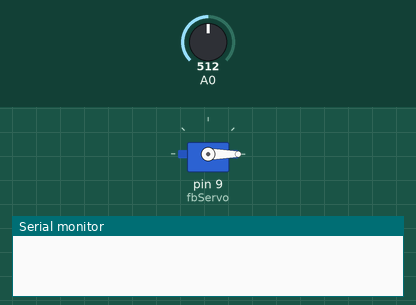
Simulated run of this sketch. Board: Arduino Uno, built with avr-gcc and run on an emulated ATmega328P. On the bench: servo, the last lines printed to the serial monitor. The test bench sets the inputs (shaded band); at power-on: A0 = 512.

Above: at 1.05 s.
At 2.8 s:
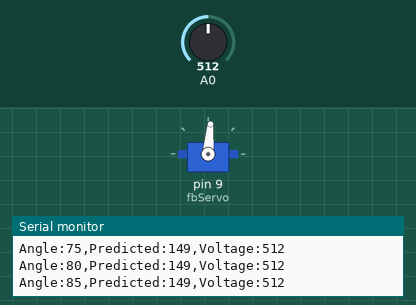
At 4.55 s:
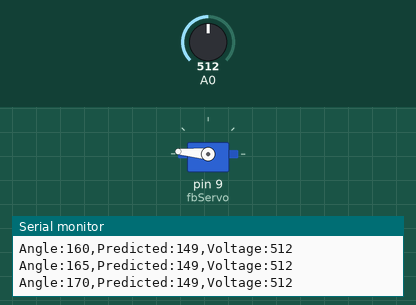
At 8.05 s:
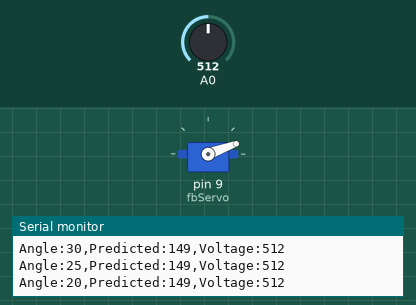
Timing chart, 0 to 10.7 s (numbered marks = the images above):
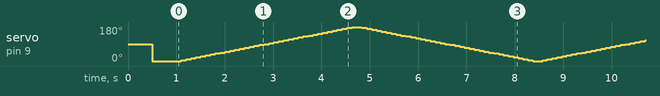

The sketch:

ServoFeedbackTest1.ino
```cpp
/*
ServoFeedbackTest1

The purpose of this code is to demonstrate the signal received back from an SG90 servo
feedback pin after a take off lead has been fitted.

It also acts as a test both before and after a servo has been modified in this way

The servo is expected to be connected to pin 9 of an arduino, used on the L0Cost Robot controller and
the feed back connected to pin A0 to read the voltage

The program rotates the servo arm repeated through 180 degrees in 5 degree intervals

The output is intended to be displayed on an Arduino serial plot console

the serial speed is set to 115200
*/

// include the Servo library
#include <Servo.h>


int mapHigh = 606;  // <<<<<<<<<<<<<<<<<<<<< record and update these values for your servo
int mapLow = 50;

Servo fbServo;  // create a servo object

int angle;              // variable to hold the angle for the servo motor

void setup() {
  fbServo.attach(9);     // attach the servo on pin 9 to the servo object
  Serial.begin(115200);  // open a serial connection
  delay(500);

  angle = 0;  // set angle to 0

  fbServo.write(angle);  // update signal to servo

  delay(500);  // wait until servo has moved to 0. Takes .3 second so plenty of margin
}

void loop() {


  // Incremental loop

  for (angle = 0; angle <= 180; angle = angle + 5) {  // setup for loop to increment angle

    fbServo.write(angle);  // update signal to servo

    delay(50);  // wait for servo to settle

    int v = analogRead(A0);  // read feedback value

    int p = map(v, mapLow, mapHigh, 0, 180);  // feedback value against arm sweep to provide a prediction angle

    Serial.print("Angle:");  // outpput data format to plot command angle against feedback voltage and predicted angle
    Serial.print(angle);
    Serial.print(",Predicted:");
    Serial.print(p);
    Serial.print(",Voltage:");
    Serial.println(v);


    delay(50);
  }

  // Decremental loop

  for (angle = 180; angle >= 0; angle = angle - 5) {  // setup for loop to deccrement angle

    fbServo.write(angle);  // update signal to servo

    delay(50);  // wait for servo to settle

    int v = analogRead(A0);  // read feedback value

    int p = map(v, mapLow, mapHigh, 0, 180);  // feedback value against arm sweep to provide a prediction angle

    Serial.print("Angle:");  // outpput data format to plot command angle against feedback voltage and predicted angle
    Serial.print(angle);
    Serial.print(",Predicted:");
    Serial.print(p);
    Serial.print(",Voltage:");
    Serial.println(v);


    delay(50);
  }
}
```
